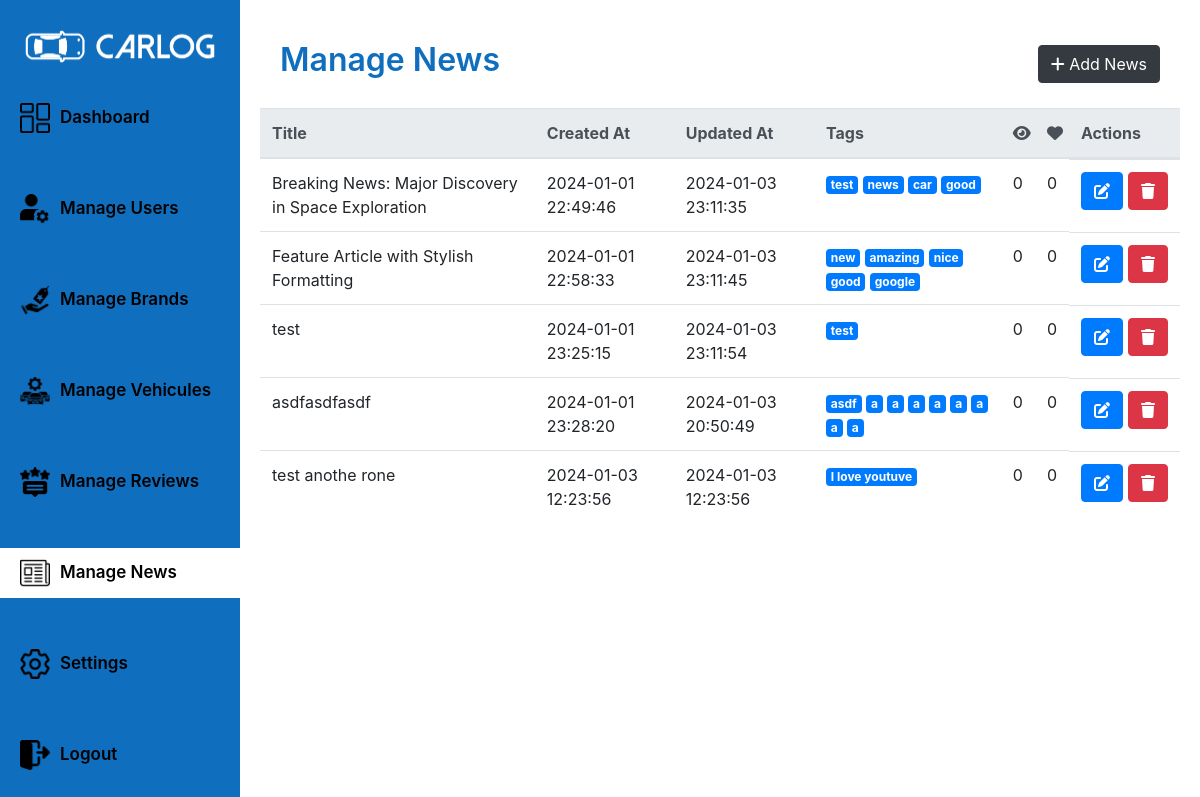
Screenshot of /admin/manageNewsPage/ (signed in) with the database file from the repository.
### tables this page shows
CREATE TABLE `news` (
  `id` int(11) NOT NULL,
  `title` varchar(255) NOT NULL,
  `content` text NOT NULL,
  `link` varchar(255) DEFAULT NULL,
  `created_at` timestamp NOT NULL DEFAULT current_timestamp(),
  `updated_at` timestamp NOT NULL DEFAULT current_timestamp() ON UPDATE current_timestamp(),
  `tags` varchar(255) DEFAULT NULL,
  `views_count` int(11) DEFAULT 0,
  `likes_count` int(11) DEFAULT 0
);

### app/router.php (called while the page is built, shortened)
<?php
require_once($_SERVER['DOCUMENT_ROOT'] . "/CarLog/app/views/adminViews/manageNewsPage.php");
$request = rtrim($_SERVER['REQUEST_URI'], '/') . '/';
$request = strtok($request, '?');
$userRole = isset($_SESSION['USER']) ? $_SESSION['USER']['role'] : 'GUEST';
$view = null;
switch ($request) {
    case '/CarLog/admin/manageNewsPage/':
        if ($userRole === 'ADMIN') {
            $view = new ManageNewsPage();
        } else {
            $view = new UnAuthorizedPage();
        }
        break;
}
$view->showPage();

### config/queries/newsQueries.php (called while the page is built, shortened)
<?php
require_once($_SERVER['DOCUMENT_ROOT'] . '/CarLog/app/controllers/databaseController.php');
class NewsQueries
{
    public static function getAllNews()
    {
        return "SELECT * FROM news";
    }
}

### app/models/newsModel.php (called while the page is built, shortened)
<?php
require_once($_SERVER['DOCUMENT_ROOT'] . "/CarLog/Config/queries/newsQueries.php");
require_once($_SERVER['DOCUMENT_ROOT'] . '/CarLog/app/controllers/databaseController.php');
class NewsModel
{
    public function getAllNews()
    {
        $dbController = new DatabaseController();
        $database = $dbController->connect();
        $query = NewsQueries::getAllNews();
        $news = $dbController->request($database, $query);
        return $news;
    }
}

### app/controllers/databaseController.php (called while the page is built, shortened)
<?php
require_once($_SERVER['DOCUMENT_ROOT'] . '/CarLog/app/models/databaseModel.php');
class DatabaseController
{
    public function request($database, $query, $params = [])
    {
        $databaseModel = new DatabaseModel();
        return $databaseModel->request($database, $query, $params);
    }
}

### app/models/databaseModel.php (called while the page is built, shortened)
<?php
class DatabaseModel
{
    public function request($database, $query, $params = [])
    {
        try {
            $stmt = $database->prepare($query);
            if ($stmt) {
                if (!empty($params)) {
                    $stmt->execute($params);
                } else {
                    $stmt->execute();
                }
                $result = $stmt->fetchAll(PDO::FETCH_ASSOC);
                return $result;
            } else {
                return false;
            }
        } catch (PDOException $e) {
            echo "Query execution failed: " . $e->getMessage();
            return false;
        }
    }
}

### app/controllers/newsController.php (called while the page is built, shortened)
<?php
require_once($_SERVER['DOCUMENT_ROOT'] . '/CarLog/app/models/newsModel.php');
class NewsController
{
    public function getAllNews()
    {
        $newModel = new NewsModel();
        return $newModel->getAllNews();
    }
}

### app/views/adminViews/manageNewsPage.php (the view, shortened to what this page needs)
<?php
require_once($_SERVER['DOCUMENT_ROOT'] . "/CarLog/app/views/sharedViews/sharedViews.php");
require_once($_SERVER['DOCUMENT_ROOT'] . "/CarLog/app/controllers/newsController.php");
class ManageNewsPage
{
    public function showPage()
    {
        ?>
        <div class="dashboard__page">
            <div class="dashboard__content">
                <div class="dashboard__header-news">
                    <h1>Manage News</h1>
                    <button class="btn btn-dark" id="toggleButtonNews">
                        <i class="fas fa-plus"></i>
                        <span>Add News</span>
                    </button>
                </div>
                <?php
                $this->showNewsTable();
                ?>
            </div>
        </div>
        <?php
    }
        ?>
        <?php
    public function showNewsTable()
    {
        $newsController = new NewsController();
        $news = $newsController->getAllNews();
        ?>
        <div class="news__table" id="newsTable" style="display: none;">
            <table class="table table-hover" id="newTable">
                <thead class="thead-light">
                    <tr>
                        <th>Title</th>
                        <th>Created At</th>
                        <th>Updated At</th>
                        <th>Tags</th>
                        <th>
                            <i class="fas fa-eye"></i>
                        </th>
                        <th>
                            <i class="fas fa-heart"></i>
                        </th>
                        <th>Actions</th>
                    </tr>
                </thead>
                <tbody>
                    <?php foreach ($news as $item) { ?>
                        <tr>
                            <td>
                                <?php echo $item['title']; ?>
                            </td>
                            <td>
                                <?php echo $item['created_at']; ?>
                            </td>
                            <td>
                                <?php echo $item['updated_at']; ?>
                            </td>
                            <td>
                                <?php
                                $tags = explode(',', $item['tags']);
                                foreach ($tags as $tag) {
                                    $tag = trim($tag);
                                    if (!empty($tag)) {
                                        echo '<span class="badge badge-primary">' . $tag . '</span> ';
                                    }
                                }
                                ?>
                            </td>
                            <td>
                                <?php echo $item['views_count']; ?>
                            </td>
                            <td>
                                <?php echo $item['likes_count']; ?>
                            </td>
                            <td class="table__action__btn">
                                <button class="btn btn-primary"
                                    onclick="location.href='/CarLog/admin/news/?id=<?php echo $item['id']; ?>'">
                                    <i class="fas fa-edit"></i>
                                </button>
                                <button class="btn btn-danger" onclick="deleteNews(<?= $item['id']; ?>)">
                                    <i class="fas fa-trash"></i>
                                </button>
                            </td>
                        </tr>
                    <?php } ?>
                </tbody>
            </table>
        </div>
        <?php
    }
}

### public/styles/user.css (style rules this page uses)
* { box-sizing: border-box; }

### public/styles/admin.css (style rules this page uses)
:root { --primary-color: rgb(16, 110, 190); --secondary-color: rgb(32, 139, 232); --white-color: #fff; }
* { margin: 0; padding: 0; box-sizing: border-box; }
.dashboard__page { width: 100%; height: 100vh; display: flex; flex-direction: row; justify-content: flex-start; align-items: center; overflow: hidden; }
.dashboard__content { width: 80%; height: 100%; display: flex; flex-direction: column; justify-content: flex-start; align-items: start; padding: 20px; }
.dashboard__content h1 { font-size: 32px; font-weight: 600; color: var(--primary-color); line-height : 1.5 !important; }
.users__table, .brands__table , .vehicules__table , .vehicule__reviews__table, .brand__reviews__table, .news__table { min-width: 100%; width: 100%; height: 100%; }
.news__table { overflow-y: scroll; overflow-x: hidden; }
.table__action__btn { width: 100%; height: 100%; display: flex; flex-direction: row; justify-content: space-evenly; gap: 5px; }
th { padding-right: 0 !important; }
.dashboard__header-brands , .dashboard__header-users , .dashboard__header-vehicules ,.dashboard__header-news { width: 100%; height: 100px; display: flex; flex-direction: row; justify-content: space-between; align-items: center; padding: 0 20px; }

### rows the page displays
news: title "Breaking News: Major Discovery in Space Exploration", created_at "2024-01-01 22:49:46", updated_at "2024-01-03 23:11:35", tags "test", tags "news", tags "car", tags "good", views_count "0", likes_count "0"
news: title "Feature Article with Stylish Formatting", created_at "2024-01-01 22:58:33", updated_at "2024-01-03 23:11:45", tags "new", tags "amazing", tags "nice", tags "good", tags "google", views_count "0", likes_count "0"
news: title "test", created_at "2024-01-01 23:25:15", updated_at "2024-01-03 23:11:54", tags "test", views_count "0", likes_count "0"
news: title "asdfasdfasdf", created_at "2024-01-01 23:28:20", updated_at "2024-01-03 20:50:49", tags "asdf", tags "a", views_count "0", likes_count "0"
news: title "test anothe rone", created_at "2024-01-03 12:23:56", updated_at "2024-01-03 12:23:56", tags "I love youtuve", views_count "0", likes_count "0"

### other values shown
$link['text'] "Dashboard"
$link['text'] "Manage Users"
$link['text'] "Manage Brands"
$link['text'] "Manage Vehicules"
$link['text'] "Manage Reviews"
$link['text'] "Manage News"
$link['text'] "Settings"
$link['text'] "Logout"
